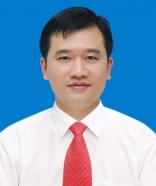
#> input picture web_ui/frontend/assets/images/team/advisor.jpg, 156 x 186 px, given in place of the camera
$ python data_collector.py   (older library calls are emulated)
#> lines starting #> are read from the running program, lines starting #| are printed output that depends on the picture; after the words box and inside, x2 and y2 are one past the last pixel; in counts of white or black regions, pixels touching at a corner belong together
"""
Vision Data Collector
======================
Thu thập data thực từ webcam với bounding box annotation.

Usage:
    python vision_system/data_collector.py
    python vision_system/data_collector.py --save data/real_vision.json --duration 300

Controls:
    SPACE      → Vẽ bounding box để annotate frame hiện tại
    P          → Mark frame là 'person' và lưu (quick capture)
    O          → Mark frame là 'obstacle' và lưu (quick capture)
    D          → Toggle xem depth channel (Laplacian)
    Q / ESC    → Thoát và lưu
"""

import cv2
import json
import time
import base64
import argparse
import numpy as np
from pathlib import Path
import sys

sys.path.insert(0, str(Path(__file__).parent.parent))


# ─────────────────────────────────────────────────────────────────────────────
# Depth từ Laplacian (không cần RealSense)
# ─────────────────────────────────────────────────────────────────────────────

# [8 lines left out: function estimate_depth_laplacian, not called in this run]


# ─────────────────────────────────────────────────────────────────────────────
# Collector class
# ─────────────────────────────────────────────────────────────────────────────

class VisionDataCollector:
    """Thu thập và annotate dữ liệu từ webcam."""

    CLASSES = {ord('p'): 'person', ord('o'): 'obstacle'}

    def __init__(self, camera_id: int = 0, save_path: str = "data/real_vision.json"):
#> in run, frame is the input picture: shape (186, 156, 3); mean B, G, R 189.7, 158.3, 123.3
        self.save_path = Path(save_path)
        self.save_path.parent.mkdir(parents=True, exist_ok=True)

        # Load existing data nếu có
        if self.save_path.exists():
            with open(self.save_path, "r") as f:
                self.samples = json.load(f)
            print(f"📂 Loaded {len(self.samples)} existing samples")
        else:
            self.samples = []

        self.cap = cv2.VideoCapture(camera_id)
        if not self.cap.isOpened():
            raise RuntimeError(f"❌ Cannot open camera {camera_id}")

        self.cap.set(cv2.CAP_PROP_FRAME_WIDTH, 640)
        self.cap.set(cv2.CAP_PROP_FRAME_HEIGHT, 480)
        self.show_depth = False

    # [4 lines left out: function _encode_frame, not called in this run]

    def _draw_overlay(self, frame: np.ndarray) -> np.ndarray:
        """Vẽ UI overlay lên frame."""
        vis = frame.copy()
        H, W = vis.shape[:2]
#> H = 186; W = 156

        # Status bar
        cv2.rectangle(vis, (0, 0), (W, 40), (0, 0, 0), -1)
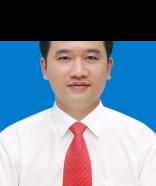
#> vis: shape (186, 156, 3); mean B, G, R 153.9, 134.8, 118
        cv2.putText(vis, f"Samples: {len(self.samples)} | SPACE=annotate P=person O=obstacle D=depth Q=quit",
                    (5, 25), cv2.FONT_HERSHEY_SIMPLEX, 0.45, (200, 255, 100), 1)
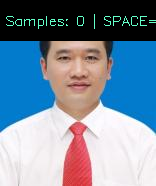
#> vis: shape (186, 156, 3); 1.13% of pixels changed, all inside (x1, y1, x2, y2) = (6, 14, 156, 29)

        # Class counts
        persons   = sum(1 for s in self.samples if s["class"] == "person")
        obstacles = sum(1 for s in self.samples if s["class"] == "obstacle")
        cv2.putText(vis, f"P:{persons} O:{obstacles}",
                    (W - 100, 25), cv2.FONT_HERSHEY_SIMPLEX, 0.45, (100, 200, 255), 1)
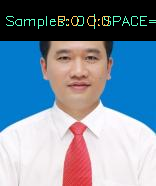
#> vis: shape (186, 156, 3); 0.39% of pixels changed, all inside (x1, y1, x2, y2) = (58, 16, 109, 26)

        if self.show_depth:
            depth = estimate_depth_laplacian(frame)
            depth_colored = cv2.applyColorMap((depth * 255).astype(np.uint8), cv2.COLORMAP_PLASMA)
            # Blend
            vis[40:, :] = cv2.addWeighted(vis[40:, :], 0.5, depth_colored[40:, :], 0.5, 0)
            cv2.putText(vis, "DEPTH PREVIEW", (5, 55), cv2.FONT_HERSHEY_SIMPLEX, 0.5, (0, 255, 255), 1)

        return vis

    # [58 lines left out: functions _quick_capture, _annotate_frame, not called in this run]

    def save(self):
        """Lưu dataset."""
        with open(self.save_path, "w") as f:
            json.dump(self.samples, f)
        persons   = sum(1 for s in self.samples if s["class"] == "person")
        obstacles = sum(1 for s in self.samples if s["class"] == "obstacle")
        print(f"\n💾 Saved {len(self.samples)} samples to {self.save_path}")
        print(f"   Person: {persons} | Obstacle: {obstacles}")

    def run(self, duration_sec: int = 600):
        """Main collection loop."""
        print("=" * 55)
        print("  VISION DATA COLLECTOR")
        print("=" * 55)
        print("  SPACE → Manual annotate (vẽ bbox)")
        print("  P     → Quick capture as 'person'")
        print("  O     → Quick capture as 'obstacle'")
        print("  D     → Toggle depth preview")
        print("  Q/ESC → Quit & save")
        print("=" * 55)

        start = time.time()
        last_save = time.time()

        while True:
            ret, frame = self.cap.read()
            if not ret:
                print("⚠️ Camera frame read failed")
                break

            vis = self._draw_overlay(frame)
            cv2.imshow("Robot EEEC — Vision Data Collector", vis)

            key = cv2.waitKey(1) & 0xFF
#> (key q is pressed here)

            if key == ord(' '):         # Manual annotate
                self._annotate_frame(frame)
            elif key == ord('p'):       # Quick person
                self._quick_capture(frame, 'person')
            elif key == ord('o'):       # Quick obstacle
                self._quick_capture(frame, 'obstacle')
            elif key == ord('d'):       # Toggle depth
                self.show_depth = not self.show_depth
                print(f"  Depth preview: {'ON' if self.show_depth else 'OFF'}")
            elif key in (ord('q'), 27): # Quit
                break

            # Auto-save mỗi 60 giây
            if time.time() - last_save > 60 and self.samples:
                self.save()
                last_save = time.time()

            # Timeout
            if duration_sec and (time.time() - start) > duration_sec:
                print(f"\n⏰ Duration {duration_sec}s reached")
                break

        self.cap.release()
        cv2.destroyAllWindows()
        self.save()


# ─────────────────────────────────────────────────────────────────────────────
# CLI
# ─────────────────────────────────────────────────────────────────────────────

if __name__ == "__main__":
    p = argparse.ArgumentParser(description="Vision Data Collector")
    p.add_argument("--camera",   type=int, default=0)
    p.add_argument("--save",     type=str, default="data/real_vision.json")
    p.add_argument("--duration", type=int, default=600,
                   help="Timeout (giây), 0=không giới hạn")
    args = p.parse_args()

    collector = VisionDataCollector(camera_id=args.camera, save_path=args.save)
    collector.run(duration_sec=args.duration)

$ run again, on web_ui/frontend/assets/images/team/hoat.jpg
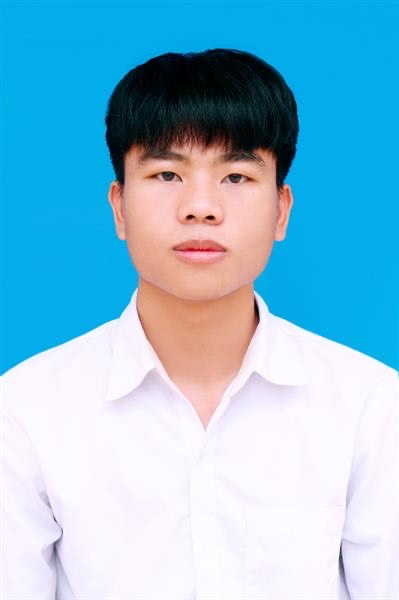
#> input picture web_ui/frontend/assets/images/team/hoat.jpg, 399 x 600 px, given in place of the camera
#> in run, frame is the input picture: shape (600, 399, 3); mean B, G, R 214.6, 189.8, 135.5
#> in _draw_overlay, `cv2.putText(vis, f"Samples: {len(self.samples)} | SPACE=annotate P=per..`:
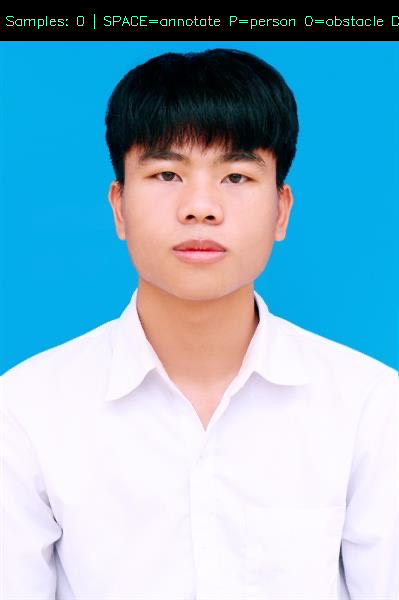
#> vis: shape (600, 399, 3); mean B, G, R 199.3, 178.9, 135.6
